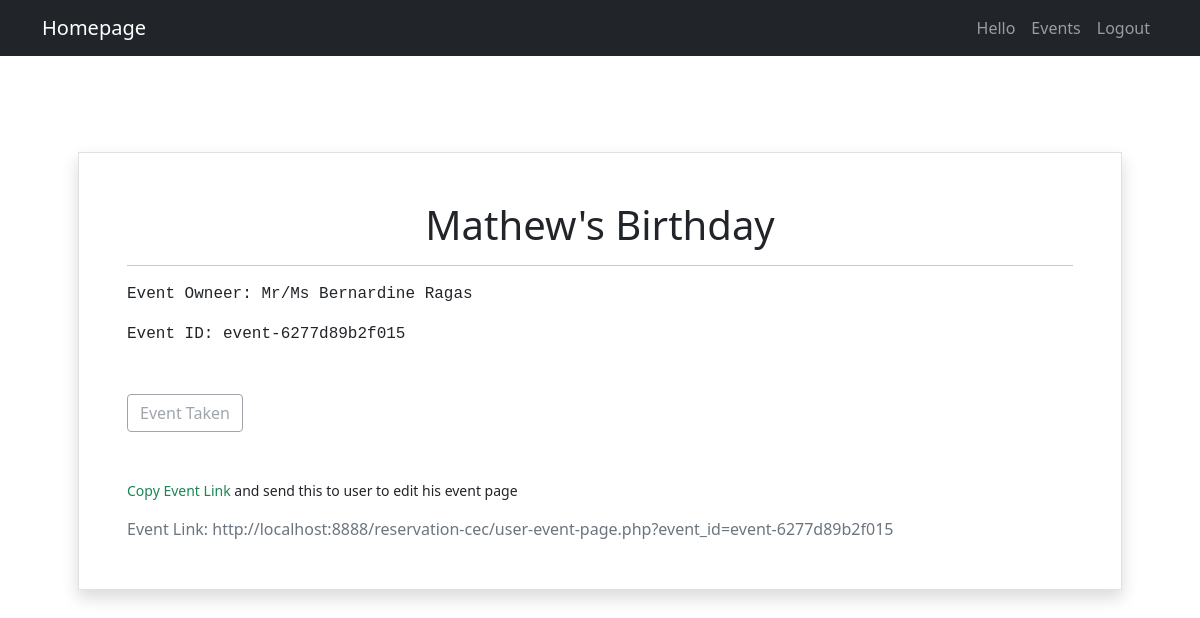
The page /organizer-views/event-details.php?id=3 on the database its author committed.
### tables this page shows
CREATE TABLE `events` (
  `id` int(11) NOT NULL,
  `name` varchar(255) NOT NULL,
  `user_id` int(11) NOT NULL,
  `organizer` int(11) DEFAULT '0',
  `type` varchar(255) NOT NULL,
  `location` varchar(255) DEFAULT NULL,
  `event_date` date DEFAULT NULL,
  `unique_id` varchar(255) DEFAULT NULL,
  `bundle` varchar(255) DEFAULT NULL,
  `price` varchar(255) DEFAULT NULL
);

CREATE TABLE `users` (
  `id` int(11) NOT NULL,
  `name` varchar(255) NOT NULL,
  `email` varchar(255) DEFAULT NULL,
  `contact` varchar(255) DEFAULT NULL,
  `location` varchar(255) DEFAULT NULL,
  `role` varchar(1) NOT NULL,
  `username` varchar(255) NOT NULL,
  `password` varchar(255) NOT NULL
);

### functions/admin-logic.php (called while the page is built, shortened)
<?php
function show_data($table_name,$pk,$id){
    $conn = connect();
    $sql = "SELECT * FROM $table_name WHERE $pk = '$id'";
    $result = $conn->query($sql);
    if($result == TRUE){
        return $result->fetch_assoc();
    }
}

### organizer-views/event-details.php (the view, shortened to what this page needs)
<?php
include '../functions/admin-logic.php';
$id = $_GET['id'];
$event = show_data('events', 'id', $id);
?>
<?php include 'navbar.php';
?>
<div class="container my-5 p-5">
    <div class="border shadow p-5">
        <h1 class="display-6 text-center"><?php echo $event['name'] ?></h1>
        <hr>
        <p class="font-monospace">Event Owneer: Mr/Ms <?php echo show_data('users', 'id', $event['user_id'])['name'] ?> </p>
        <p class="font-monospace">Event ID: <?php echo $event['unique_id'] ?> </p>
        <form action="" class=" mt-5" method="post">
            <?php
            if ($event['organizer'] == 0) : ?>
                <button type="submit" name="get_event" class="btn btn-outline-secondary">Take this event?</button>
            <?php elseif ($event['organizer'] == $_SESSION['id']) : ?>
                <button class="btn btn-secondary" disabled>You have taken this event. Check Profile</button>
            <?php else : ?>
                <button type="submit" name="get_event" class="btn btn-outline-secondary" disabled>Event Taken</button>
            <?php endif; ?>
            <p class="small mt-5"><span class="text-success">Copy Event Link</span> and send this to user to edit his event page</p>
                <span class="text-muted mt-5">
                    Event Link: <span class="font-normal">http://localhost:8888/reservation-cec/user-event-page.php?event_id=<?php echo $event['unique_id'] ?></span>
            </span>
        </form>
    </div>
</div>

### rows shown on the page
events: name "Mathew's Birthday", user.name "Bernardine Ragas", unique "event-6277d89b2f015"
